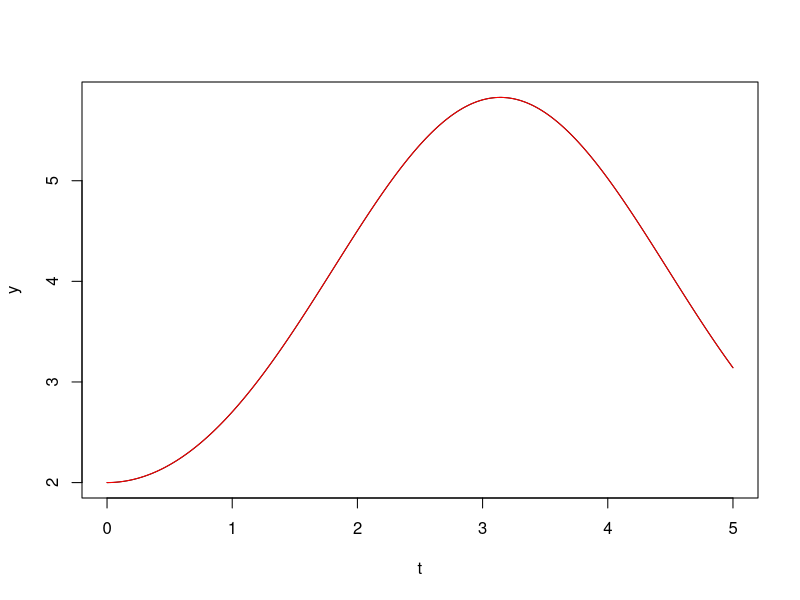

This chart was generated by the following R code:
Euler.method.graph=function(f,t0,y0,t.f,n){
  eps=(t.f-t0)/n#epsilon
  t=rep(NA,n+1)
  t[1]=t0
  y=rep(NA,n+1)
  y[1]=y0
  for(i in 2:(n+1)){
    y[i]=y[i-1]+eps*f(t[i-1],y[i-1])
    t[i]=t[i-1]+eps
  }
  plot(t,y,type='l')
}
#y'=sin(t)*sqrt(y) with ic y(0)=2, find y(5)
f=function(t,y){sin(t)*sqrt(y)}
Euler.method.graph(f,0,2,5,5000)
exact.f=function(t){
  (1/4)*(9 + 4*sqrt(2) - 2*(1 + 2*sqrt(2))*cos(t) + cos(t)^2)}
curve(exact.f(x),add=TRUE,col="red")
